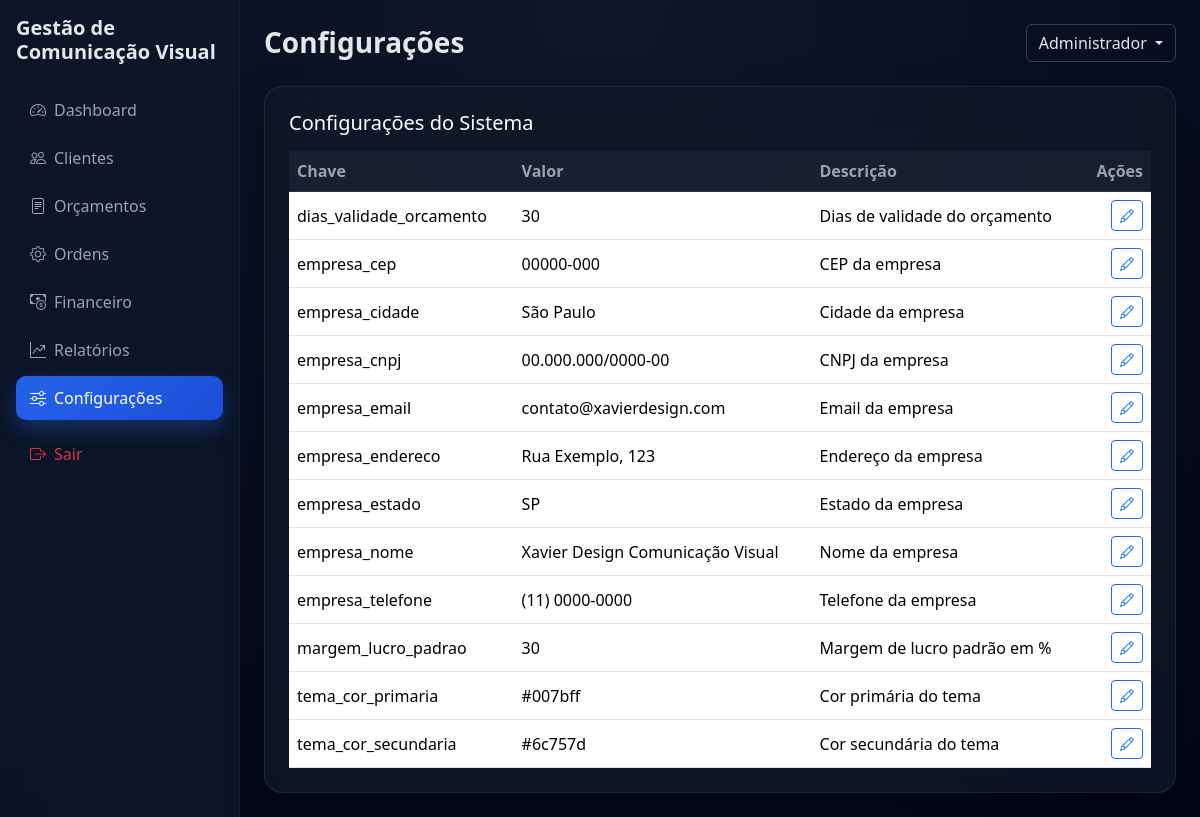
The app's page /configuracoes (signed in) with its own data.
### tables this page shows
CREATE TABLE usuarios (
    id INT PRIMARY KEY AUTO_INCREMENT,
    nome VARCHAR(150) NOT NULL,
    email VARCHAR(150) UNIQUE NOT NULL,
    senha VARCHAR(255) NOT NULL,
    perfil ENUM('admin', 'financeiro', 'producao', 'vendas') NOT NULL DEFAULT 'vendas',
    ativo BOOLEAN DEFAULT TRUE,
    ultimo_acesso DATETIME,
    criado_em TIMESTAMP DEFAULT CURRENT_TIMESTAMP,
    atualizado_em TIMESTAMP DEFAULT CURRENT_TIMESTAMP ON UPDATE CURRENT_TIMESTAMP,
    INDEX idx_email (email),
    INDEX idx_perfil (perfil)
);

CREATE TABLE configuracoes (
    id INT PRIMARY KEY AUTO_INCREMENT,
    chave VARCHAR(100) UNIQUE NOT NULL,
    valor LONGTEXT,
    descricao VARCHAR(255),
    criado_em TIMESTAMP DEFAULT CURRENT_TIMESTAMP,
    atualizado_em TIMESTAMP DEFAULT CURRENT_TIMESTAMP ON UPDATE CURRENT_TIMESTAMP,
    INDEX idx_chave (chave)
);

### app/controllers/Controller.php (called while the page is built, shortened)
<?php
class Controller {
    protected $view_path = __DIR__ . '/../views/';
    protected $usuario_logado = null;
    public function __construct() {
        $this->verificarAutenticacao();
    }
    protected function verificarAutenticacao() {
        $usuario_model = new Usuario();
        $this->usuario_logado = $usuario_model->findById($_SESSION['usuario_id']);
    }
    protected function render($view, $dados = []) {
        $dados['usuario_logado'] = $this->usuario_logado;
        extract($dados);
        $arquivo = $this->view_path . $view . '.php';
        include $arquivo;
    }
}

### app/models/Model.php (called while the page is built, shortened)
<?php
class Model {
    protected $pdo;
    protected $table;
    public function __construct() {
        global $pdo;
        $this->pdo = $pdo;
    }
    public function findById($id) {
        $sql = "SELECT * FROM {$this->table} WHERE id = :id";
        $stmt = $this->pdo->prepare($sql);
        $stmt->execute(['id' => $id]);
        return $stmt->fetch();
    }
}

### app/controllers/ConfiguracoesController.php (called while the page is built, shortened)
<?php
class ConfiguracoesController extends Controller {
    public function __construct() {
        parent::__construct();
    }
    public function index() {
        global $pdo;
        $stmt = $pdo->query("SELECT * FROM configuracoes ORDER BY chave");
        $configuracoes = $stmt->fetchAll();
        $this->render('configuracoes/index', ['configuracoes' => $configuracoes]);
    }
}

### app/views/configuracoes/index.php (the view, shortened to what this page needs)
<!DOCTYPE html>
<html lang="pt-BR">
<head>
<link href="https://cdn.jsdelivr.net/npm/bootstrap@5.3.2/dist/css/bootstrap.min.css" rel="stylesheet">
<link href="https://cdn.jsdelivr.net/npm/bootstrap-icons@1.11.1/font/bootstrap-icons.css" rel="stylesheet">
</head>
<body>
<div class="d-flex">
    <aside class="sidebar p-3">
        <h5 class="fw-bold mb-4">Gestão de Comunicação Visual</h5>
        <ul class="nav nav-pills flex-column gap-1">
            <li><a class="nav-link" href="<?= APP_URL ?>dashboard"><i class="bi bi-speedometer2 me-2"></i>Dashboard</a></li>
            <li><a class="nav-link" href="<?= APP_URL ?>clientes"><i class="bi bi-people me-2"></i>Clientes</a></li>
            <li><a class="nav-link" href="<?= APP_URL ?>orcamentos"><i class="bi bi-file-text me-2"></i>Orçamentos</a></li>
            <li><a class="nav-link" href="<?= APP_URL ?>ordens-producao"><i class="bi bi-gear me-2"></i>Ordens</a></li>
            <li><a class="nav-link" href="<?= APP_URL ?>financeiro"><i class="bi bi-cash-coin me-2"></i>Financeiro</a></li>
            <li><a class="nav-link" href="<?= APP_URL ?>relatorios"><i class="bi bi-graph-up-arrow me-2"></i>Relatórios</a></li>
            <li><a class="nav-link active" href="<?= APP_URL ?>configuracoes"><i class="bi bi-sliders me-2"></i>Configurações</a></li>
            <li class="mt-2"><a class="nav-link text-danger" href="<?= APP_URL ?>logout"><i class="bi bi-box-arrow-right me-2"></i>Sair</a></li>
        </ul>
    </aside>
    <main class="flex-fill p-4">
        <div class="d-flex justify-content-between align-items-center mb-4">
            <h3 class="fw-semibold mb-0">Configurações</h3>
            <div class="dropdown">
                <button class="btn btn-outline-secondary dropdown-toggle" data-bs-toggle="dropdown">
                    <?= htmlspecialchars($usuario_logado['nome']) ?>
                </button>
            </div>
        </div>
        <div class="card">
            <div class="card-body p-4">
                <h5 class="text-white mb-3">Configurações do Sistema</h5>
                <?php if (empty($configuracoes)): ?>
                    <div class="text-muted">Nenhuma configuração encontrada.</div>
                <?php else: ?>
                    <div class="table-responsive">
                        <table class="table table-hover align-middle mb-0">
                            <thead>
                                <tr>
                                    <th>Chave</th>
                                    <th>Valor</th>
                                    <th>Descrição</th>
                                    <th class="text-end">Ações</th>
                                </tr>
                            </thead>
                            <tbody>
                                <?php foreach ($configuracoes as $c): ?>
                                    <tr>
                                        <td class="fw-medium"><?= htmlspecialchars($c['chave']) ?></td>
                                        <td><?= htmlspecialchars(mb_strimwidth($c['valor'], 0, 50, '...')) ?></td>
                                        <td><?= htmlspecialchars($c['descricao'] ?? '-') ?></td>
                                        <td class="text-end">
                                            <a class="btn btn-sm btn-outline-primary"
                                               href="<?= APP_URL ?>configuracoes/editar?id=<?= $c['id'] ?>">
                                                <i class="bi bi-pencil"></i>
                                            </a>
                                        </td>
                                    </tr>
                                <?php endforeach; ?>
                            </tbody>
                        </table>
                    </div>
                <?php endif; ?>
            </div>
        </div>
    </main>
</div>
</body>
</html>

### index.php (shortened to what this page needs)
<?php
spl_autoload_register(function($class) {
    $paths = [
        ROOT_DIR . '/app/models/',
        ROOT_DIR . '/app/controllers/'
    ];
    foreach ($paths as $path) {
        $file = $path . $class . '.php';
        if (file_exists($file)) {
            return;
        }
    }
});
$uri = parse_url($_SERVER['REQUEST_URI'], PHP_URL_PATH);
$uri = str_replace('/public', '', $uri);
$uri = trim($uri, '/');
if (isset($rotas[$uri])) {
    $rota = $rotas[$uri];
    $controller_class = $rota['controller'];
    $action = $rota['action'];
    if (class_exists($controller_class)) {
        $controller = new $controller_class();
        if (method_exists($controller, $action)) {
            call_user_func([$controller, $action]);
        } else {
            http_response_code(404);
            die("Ação não encontrada: {$action}");
        }
    } else {
        http_response_code(404);
        die("Controller não encontrado: {$controller_class}");
    }
} else {
    http_response_code(404);
    die("Rota não encontrada: {$uri}");
}

### app/views/configuracoes/index.php (style rules this page uses)
body { background: radial-gradient(circle at top, #0f172a, #020617); color: #e5e7eb; }
.sidebar { width: 240px; min-height: 100vh; background: rgba(15, 23, 42, 0.85); backdrop-filter: blur(14px); border-right: 1px solid rgba(255,255,255,.06); }
.sidebar .nav-link { color: #9ca3af; border-radius: 10px; padding: 10px 14px; transition: .25s; }
.sidebar .nav-link.active { background: linear-gradient(135deg,#2563eb,#1d4ed8); color: #fff; box-shadow: 0 8px 20px rgba(37,99,235,.35); }
.card { background: rgba(17, 25, 40, .75); backdrop-filter: blur(18px); border-radius: 18px; border: 1px solid rgba(255,255,255,.08); box-shadow: 0 20px 40px rgba(0,0,0,.35); }
.table { color: #e5e7eb; }
.table thead th { background: rgba(255,255,255,.04); color: #9ca3af; border-bottom: 1px solid rgba(255,255,255,.08); }
.btn-outline-secondary { border-color: rgba(255,255,255,.2); color: #e5e7eb; }

### records on screen
usuarios: nome "Administrador"
configuracoes: chave "dias_validade_orcamento", valor "30", descricao "Dias de validade do orçamento"
configuracoes: chave "empresa_cep", valor "00000-000", descricao "CEP da empresa"
configuracoes: chave "empresa_cidade", valor "São Paulo", descricao "Cidade da empresa"
configuracoes: chave "empresa_cnpj", valor "00.000.000/0000-00", descricao "CNPJ da empresa"
configuracoes: chave "empresa_email", valor "contato@xavierdesign.com", descricao "Email da empresa"
configuracoes: chave "empresa_endereco", valor "Rua Exemplo, 123", descricao "Endereço da empresa"
configuracoes: chave "empresa_estado", valor "SP", descricao "Estado da empresa"
configuracoes: chave "empresa_nome", valor "Xavier Design Comunicação Visual", descricao "Nome da empresa"
configuracoes: chave "empresa_telefone", valor "(11) 0000-0000", descricao "Telefone da empresa"
configuracoes: chave "margem_lucro_padrao", valor "30", descricao "Margem de lucro padrão em %"
configuracoes: chave "tema_cor_primaria", valor "#007bff", descricao "Cor primária do tema"
configuracoes: chave "tema_cor_secundaria", valor "#6c757d", descricao "Cor secundária do tema"
